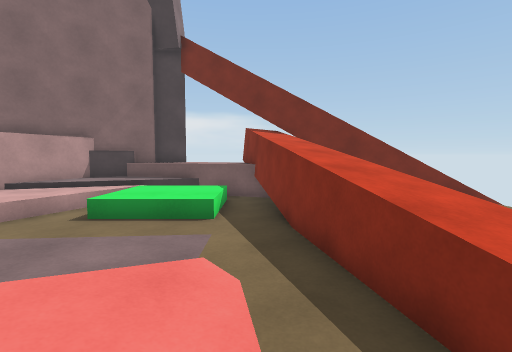
view 1 (above)

13 first-person views from a walk through a Unity game level. The camera is 1.4 m above the floor, tilts 4° down and sees 85° across. The floor is counted in squares, 1 m on a side. Each view is taken from the middle of a square. On the plan, view 1 faces up. The plan holds only what a view shows up to about 14 squares ahead; the rest is blank. The place goes on beyond the plan.

view 2
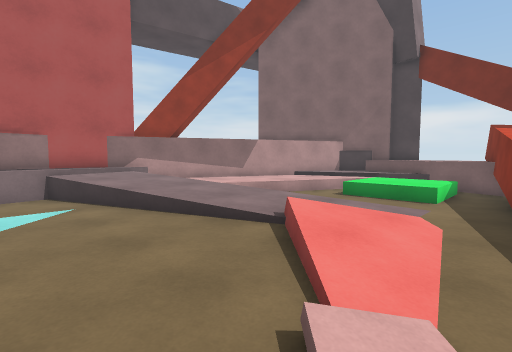

view 3
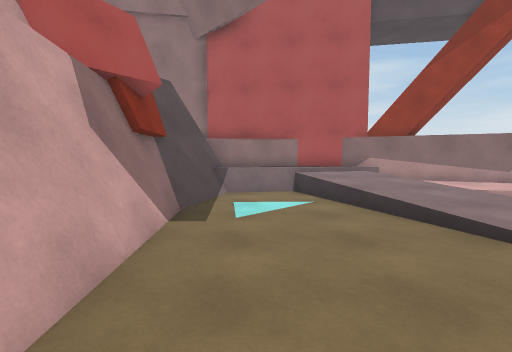

view 4
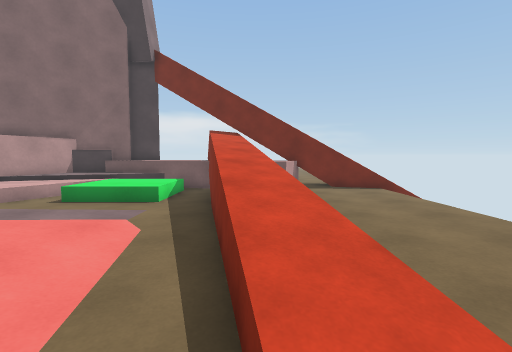

view 5
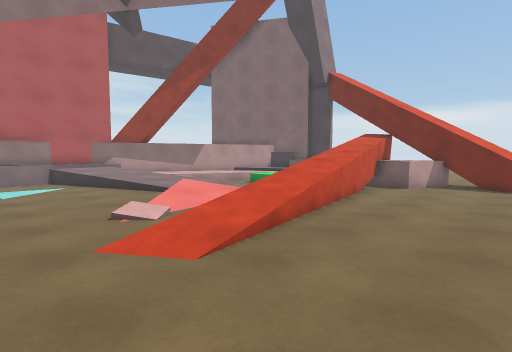

view 6
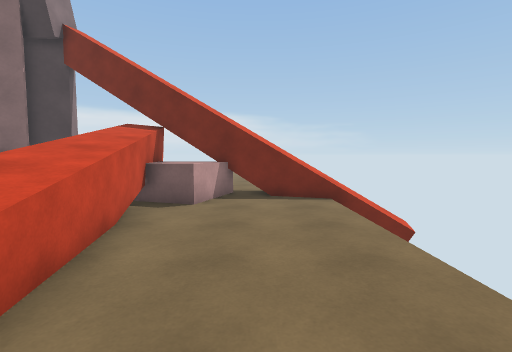

view 7
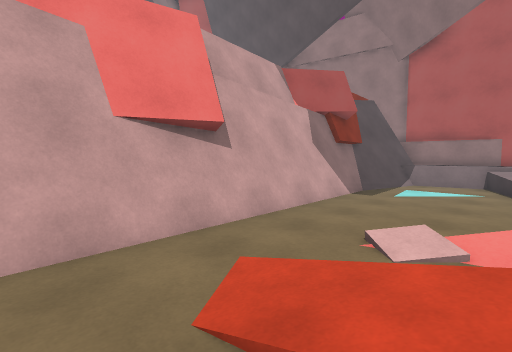

view 8
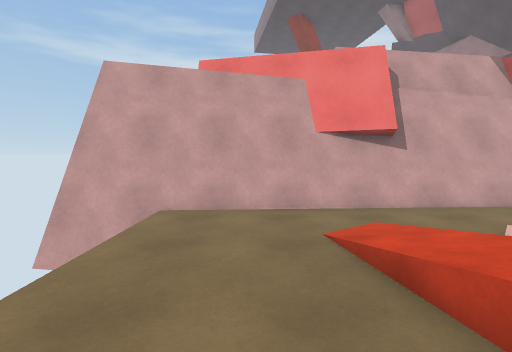

view 9
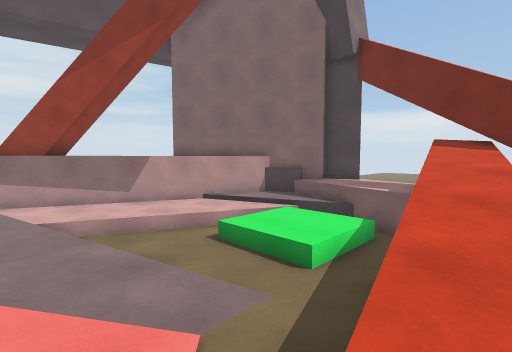

view 10
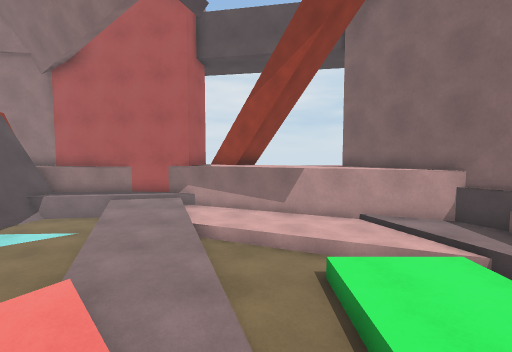

view 11
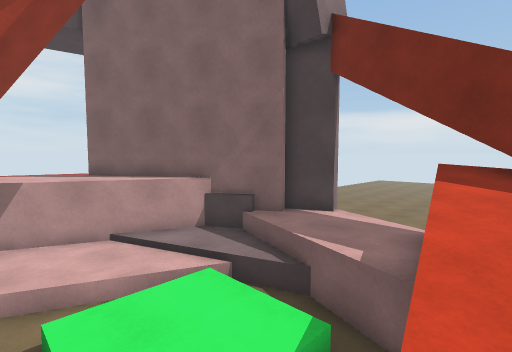

view 12
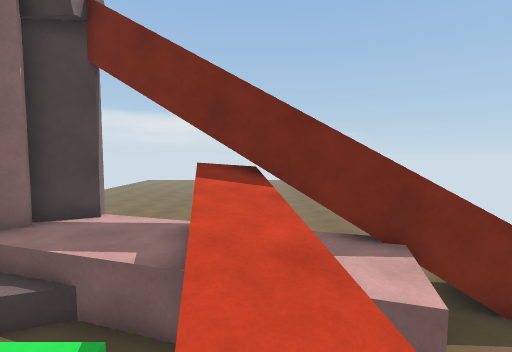

view 13
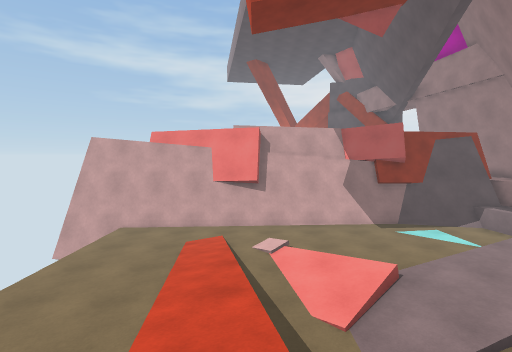

### Floor plan
Key: @ floor where view 1 was taken; # wall or solid block; x gap in a wall; . main floor; : floor 0.25 m higher than the main floor; + floor 0.5 m higher than the main floor; * floor 0.75 m higher than the main floor; % floor 1 m higher than the main floor; / step, stairs or slope; = window, fence, low wall or low ledge; ^ raised ledge; v drop or lower ground.
Columns run from 13 left of view 1 to 10 right of it. Each row starts with its distance up from view 1.
 15          #       v
 14         ^^^^v    vv
 13         ^^^^^## ^ v
 12       ##^^^^^//^##  ^
 11      ##+++^^^^/^^^##^^^^
 10    ###++/=...x/^^....^^^
  9 ^^^^^#/://++/=/v^....
  8 ^ ^^^#:://++/./v.....
  7 ^^^^^:::./++/./#.....
  6   ^ ^::/......//.....
  5    #:::/......=/.....
  4   ##::/.//....=/.....
  3   #::://::...../=....
  2  ##//++:::///../=....
  1  #%*+++::////..//....
  0  #%*++//..../@.//....
 -1  #%*=.......././/....
 -2  #%=........./../....
 -3  #%=.................
 -4  #%/.................v=#
 -5  #######################

Positions as (right, up) in squares from view 1, and headings:
1: (0, 0), facing up
2: (1, -3), facing up-left
3: (1, -3), facing left
4: (2, -2), facing up
5: (7, -4), facing up-left
6: (5, 1), facing up
7: (5, 0), facing down-left
8: (5, 3), facing down
9: (2, 2), facing up-left
10: (2, 5), facing left
11: (1, 6), facing up-left
12: (1, 6), facing up
13: (1, 9), facing down
